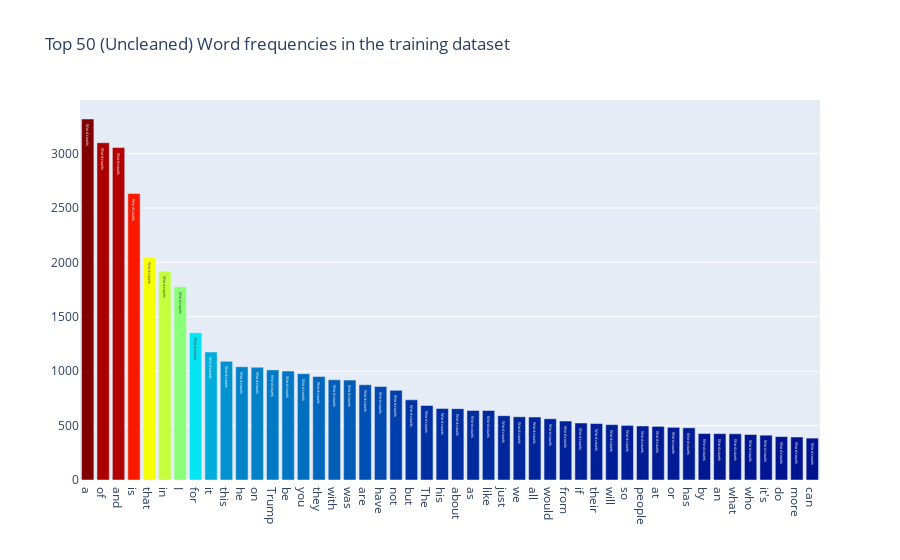

The notebook cell this image was saved under:
### Code cell
# Barchart on word frequency

all_words = dataset.Comments.str.split(expand=True).unstack().value_counts()
data = [go.Bar(
            x = all_words.index.values[2:50],
            y = all_words.values[2:50],
            marker= dict(colorscale='Jet',
                         color = all_words.values[2:100]
                        ),
            text='Word counts'
    )]

layout = go.Layout(
    title='Top 50 (Uncleaned) Word frequencies in the training dataset'
)

fig = go.Figure(data=data, layout=layout)

py.iplot(fig, filename='basic-bar')

### Figure 1 — Plotly figure (JSON) as saved in the notebook; plotly's stock layout.template omitted (floating-point values rounded to 4 significant figures)
{"data": [{"marker": {"color": [3318, 3100, 3056, 2633, 2048, 1919, 1776, 1353, 1177, 1091, 1041, 1036, 1012, 1001, 977, 951, 921, 918, 875, 859, 824, 737, 685, 658, 656, 639, 639, 591, 581, 579, 563, 542, 524, 519, 509, 502, 497, 493, 484, 480, 427, 426, 425, 418, 412, 399, 395, 385, 384, 383, 370, 367, 356, 354, 337, 331, 328, 328, 322, 315, 310, 309, 298, 295, 292, 290, 290, 284, 278, 274, 264, 256, 254, 251, 250, 247, 243, 242, 242, 241, 240, 234, 234, 231, 229, 228, 217, 216, 216, 207, 206, 199, 197, 196, 193, 192, 191, 190], "colorscale": [[0, "rgb(0,0,131)"], [0.2, "rgb(0,60,170)"], [0.4, "rgb(5,255,255)"], [0.6, "rgb(255,255,0)"], [0.8, "rgb(250,0,0)"], [1, "rgb(128,0,0)"]]}, "text": "Word counts", "type": "bar", "x": ["a", "of", "and", "is", "that", "in", "I", "for", "it", "this", "he", "on", "Trump", "be", "you", "they", "with", "was", "are", "have", "not", "but", "The", "his", "about", "as", "like", "just", "we", "all", "would", "from", "if", "their", "will", "so", "people", "at", "or", "has", "by", "an", "what", "who", "it's", "do", "more", "can"], "y": [3318, 3100, 3056, 2633, 2048, 1919, 1776, 1353, 1177, 1091, 1041, 1036, 1012, 1001, 977, 951, 921, 918, 875, 859, 824, 737, 685, 658, 656, 639, 639, 591, 581, 579, 563, 542, 524, 519, 509, 502, 497, 493, 484, 480, 427, 426, 425, 418, 412, 399, 395, 385]}], "layout": {"title": {"text": "Top 50 (Uncleaned) Word frequencies in the training dataset"}}}
